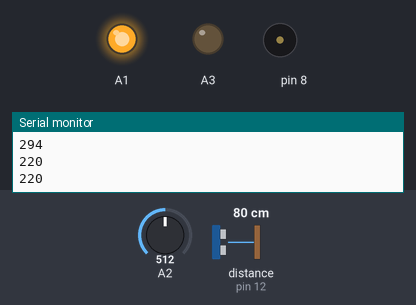
Simulated run of this sketch. Board: Arduino Uno, built with avr-gcc and run on an emulated ATmega328P. Parts: output pins drawn as LEDs (lit = HIGH), buzzer (waves = sounding), the last lines printed to the serial monitor. Wiring (inferred from the names in the program): ultrasonic range finder: trigger pin 11; echo pin 12. The test bench sets the inputs (shaded band); at power-on: distance to the obstacle (sensor on pin 12) 80 cm, A2 = 512. The echo pulse lasts 58.3 µs per cm; random numbers use the default seed unless the sketch sets one; pins used as bus, display or sensor lines are not drawn.

Above: at 3.2 s.
3.3 s: distance to the obstacle (sensor on pin 12) set to 4 cm
At 3.56 s:
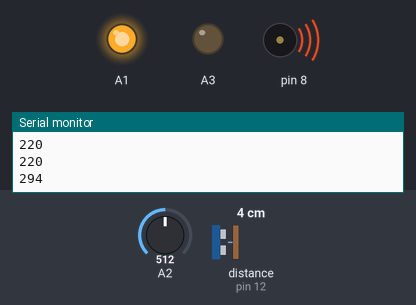
8.8 s: distance to the obstacle (sensor on pin 12) set to 18 cm
Timing chart, 0 to 20.3 s (numbered marks = the images above; inputs shaded):
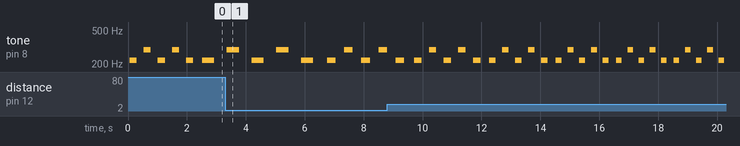

Measured:
- by itself, tone on pin 8: repeats every 2.6 s: silent 0.34 s, 220 Hz 0.25 s, silent 0.25 s, 294 Hz 0.25 s, silent 0.25 s, 220 Hz 0.25 s, silent 0.25 s, 294 Hz 0.25 s, silent 0.25 s, 220 Hz 0.25 s

The sketch:

sequencer_shuffle_buzzer.ino
```cpp
// Sequencer a 5 passi in tre possibili configurazioni:
//
// 1) Pentatonica in LA minore
// 2) Idem ma ripetendo solo due note
// 3) Idem ma con frequenze mescolate casualmente con algoritmo di Fisher-Yates
//
// Il clock del sequencer è regolato da misurazione della distanza
// con sensore a ultrasuoni e filtro  di Kalman


int pitch_untouched[5] = {220, 262, 294, 330, 392};
int pitch_untouchedBIS[5] = {220,294,220,294,220};
int pitch[5] = {220, 262, 294, 330, 392};
int result[5];
int flag = 0;
int temp[5];

int i = 0;


long duration = 0;  // Creiamo variabile intera e le diamo un certo valore (in millisecondi)
float distance = 0; // Creiamo variabile a virgola mobile e le diamo un certo valore (in cm)
// IMPOSTAZIONI INIZIALI DEI PARAMETRI PER IL FILTRO di KALMAN
float x_est = 0;  // stima iniziale, dipende dal fenomeno studiato
float P = 1;   // incertezza stima, dipende dal fenomeno studiato
float Q = 0.75;  // basso se il dato cambia poco,
                 // se cambia molto si aumenta fino a 1
float R = 4; // vicino a 1 se è poco rumoroso il sensore, altrimenti verso il 10
float kout;

#define trigPin 11
#define echoPin 12


void setup() {
  Serial.begin(9600);
  pinMode(A1,OUTPUT);
  digitalWrite(A1,HIGH);
  pinMode(A3,OUTPUT);
  digitalWrite(A3,LOW);
  randomSeed(analogRead(A0));
  int osize = 5;
  for(int k = 0; k < 5; k++){
    int p = random(osize);
    int estratto = pitch[p];
    result[i] = estratto;
    i++;
    int ti = 0;
    for(int n = 0; n < osize; n++){
      if(n != p){
        temp[ti] = pitch[n];
        ti++;
      }
    }
    osize--;
    for(int x = 0; x < 5; x++){
      if(x < osize){
        pitch[x] = temp[x];
      }else{
        pitch[x] = 0;
      }
    }
  }

  pinMode(trigPin, OUTPUT);  // pin per HCSR04
  pinMode(echoPin, INPUT);
}


void loop() {
  digitalWrite(trigPin, LOW);   // procedura di misura del sensore a ultrasuoni
  delayMicroseconds(5);
  digitalWrite(trigPin, HIGH);
  delayMicroseconds(10);
  digitalWrite(trigPin, LOW);
  duration = pulseIn(echoPin, HIGH, 20000);   // cosa viene misurato?

  distance = duration/2.0 * 0.0343;  // cosa viene calcolato?

  if((distance<100) && (distance>2)){    // per un buon grafico sul serial plotter
    kout = kalman(distance);
    //Serial.println(kout);  // stampiamolo
    //Serial.print(",");
    //Serial.println(kout);
    //Serial.println(",0,100");
    if(distance > 20){  // creiamo una soglia adeguata
      //digitalWrite(led,HIGH);  // accendiamo il LED
    }else{  // altrimenti
      //digitalWrite(led,LOW);  // si spegne il LED
    }
  }else{
    //Serial.println("0,0,0,200");
  }
  delay(50);

  int pot = analogRead(A2);
  if(pot < 300){
    for(int x = 0; x < 5; x++){
      Serial.println(pitch_untouched[x]);
      tone(8, pitch_untouched[x]);
      delay(10*int(kout));
      noTone(8);
      delay(10*int(kout));
      flag = 0;
    }
  }else if(pot < 600){
    for(int x = 0; x < 5; x++){
      Serial.println(pitch_untouchedBIS[x]);
      tone(8, pitch_untouchedBIS[x]);
      delay(10*int(kout));
      noTone(8);
      delay(10*int(kout));
      flag = 0;
    }
  }else {
    if(flag = 0){
      randomSeed(analogRead(A0));
      int osize = 5;
      for(int k = 0; k < 5; k++){
        int p = random(osize);
        int estratto = pitch[p];
        result[i] = estratto;
        i++;
        int ti = 0;
        for(int n = 0; n < osize; n++){
          if(n != p){
            temp[ti] = pitch[n];
            ti++;
          }
        }
        osize--;
        for(int x = 0; x < 5; x++){
          if(x < osize){
            pitch[x] = temp[x];
          }else{
            pitch[x] = 0;
          }
        }
      }
    }
    flag = 1;
    for(int x = 0; x < 5; x++){
      //Serial.println(result[x]);
      tone(8, result[x]);
      delay(10*int(kout));
      noTone(8);
      delay(10*int(kout));
      //Serial.println((kout));
    }
  }
}


// FUNZIONE DI CALCOLO DEL DATO FILTRATO - per loop2 e loop3
float kalman(float misura){
  float x_pred = x_est;   // posizione stimata, predetta
  float P_pred = P + Q;  // dovrebbe ridursi man mano si procede coi calcoli
  float K = P_pred / (P_pred + R);  // guadagno di Kalman, il suo valore tra 0 e 1
                                    // esprime bontà del sensore vista dal filtro
  x_est = x_pred + K * (misura - x_pred);
  P = (1 - K) * P_pred;
  return(x_est);
}


// FONTE ALIVERTI https://www.youtube.com/watch?v=jmD-qDlaOCg
```
